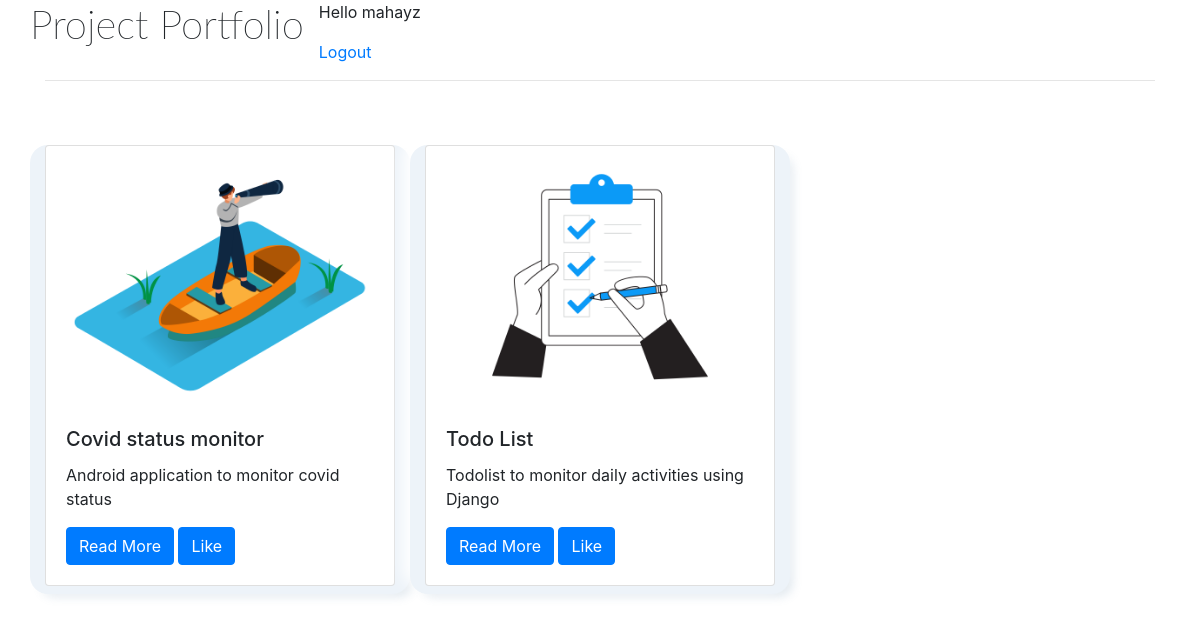
Screenshot of / (signed in) with the database file from the repository.
### myprojects/models.py (models this page shows)
class myprojects(models.Model):
    title=models.CharField(max_length=60)
    technology=models.CharField(max_length=20)
    description=models.TextField()
    image=models.ImageField(upload_to="pics")
    author=models.ForeignKey(Author,on_delete=models.CASCADE,null=True,blank=True)
    github=models.TextField(max_length=60, null=True)
    def __str__(self):
        return self.title

### myprojects/views.py (the view)
# urls.py: urlpatterns=[path("",views.projects_index,name="projects_index"),
def projects_index(request):
    projects=myprojects.objects.all()
    user=request.user
    if user.is_authenticated:
        print(user.profile.likedprojects.all())
    context={
        'projects':projects
    }
    return render(request,"index.html",context)

### portfolio/templates/index.html
{% extends "base.html" %}
{% load static %}
{% block page_content %}
<div class="row">
<h1 style="font-family:Lato thin; font-weight:10">Project Portfolio</h1>
<div class="col">
{% if user.is_authenticated %}
<p>Hello {{user.username}}</p>
<a href="accounts/logout">Logout</a>
{% else %}
<a href="accounts/register">Register</a>
<a href="accounts/login">Login</a>
{% endif %}
</div>
</div>
<hr>
<br>
<br>
<div class="row">
{% for project in projects %}
<div class="col-md-4 emboss">
        <div class="card mb-2">
            <img class="card-img-top" src="{{ project.image.url }}">
            <div class="card-body">
                <h5 class="card-title">{{ project.title }}</h5>
                <p class="card-text">{{ project.description }}</p>
                <a href="{% url 'project_details' project.pk %}"
                   class="btn btn-primary">
                    Read More
                </a>
                <a href="{% url 'likeprojects' project.pk %}"
                   class="btn btn-primary">
                    Like
                </a>
            </div>
        </div>
    </div>
{% endfor %}
</div>
{% endblock %}

### portfolio/templates/base.html (style rules this page uses)
.emboss { width: auto; height: auto; padding: auto; background: #EDF3F9; box-shadow: -7px -7px 16px 0 #FFFFFF, 7px 7px 10px -4px rgba(116,150,179,0.2); border-radius: 18px; margin-bottom: 20px; display: block; }

### rows the page displays
myprojects: image (picture), title "Covid status monitor", description "Android application to monitor covid status"
myprojects: image (picture), title "Todo List", description "Todolist to monitor daily activities using Django"

### other values shown
{{ user.username }} "mahayz"
